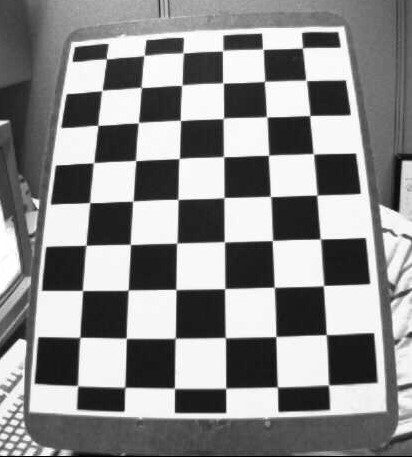
#> input picture computerVision/camCalibration/000.jpg, 412 x 457 px, given in place of stream.mjpg, which was not available
$ python cameraCalibrationCircleLiveIMG.py
#> lines starting #> are read from the running program, lines starting #| are printed output that depends on the picture; pictures that were not available may be replaced by others from this repository, and a replacement may not be noted
import cv2 as cv
import numpy as np

resizeValue = 1


x,y = np.meshgrid(range(7),range(6))
worldPoints = np.hstack((x.reshape(42,1),y.reshape(42,1),np.zeros((42,1)))).astype(np.float32)


criteria = (cv.TERM_CRITERIA_EPS + cv.TERM_CRITERIA_MAX_ITER, 30, 0.001)

objPoints = []
imgPoints =[]
numberOfFramesUsed = 0

cap = cv.VideoCapture("http://192.168.0.102:8000/stream.mjpg") #or: highres.mjpg
#cap = cv.VideoCapture(0)

imgWidth = 0
imgHeight = 0

key = -1
photosTaken = 0
while(True):
    ret, frame = cap.read()
#> frame is the input picture: shape (457, 412, 3); min 0, max 255, mean 137.8

    imgHeight, imgWidth, layers = frame.shape
#> imgHeight = 457; imgWidth = 412; layers = 3

    resizeIMG = cv.resize(frame,(int(imgWidth*resizeValue),int(imgHeight*resizeValue)))

    gray = cv.cvtColor(resizeIMG,cv.COLOR_BGR2GRAY)

    blurGaussian = cv.GaussianBlur(gray, (5,5),0)
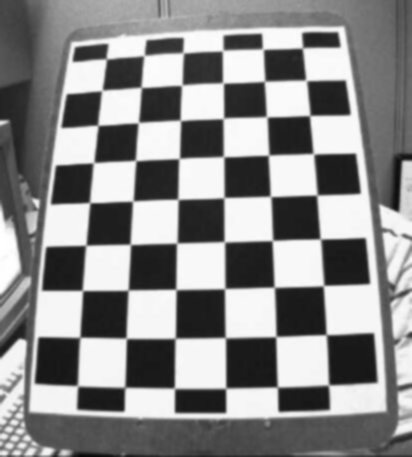
#> blurGaussian: shape (457, 412); min 7, max 255, mean 137.8


    try:
        imgPoints.append(corners2)
        objPoints.append(worldPoints)
    except:
        print("no corners")

    retCorner, corners = cv.findCirclesGrid(blurGaussian, (4,11), flags=cv.CALIB_CB_ASYMMETRIC_GRID)
#> retCorner = False; corners = 20 rows, first 8: [123.2, 73.18], [164.1, 45.99], [242.7, 41.57], [320.5, 39.55], [81.42, 109.5], [160.3, 103.9], [244.6, 99.95], [328.2, 97.88]

    if key & 0xFF == ord('q'):
        print('quit loop')
        break
    elif key & 0xFF == ord(' '):
        print('will take photo')
        photosTaken += 1

        if retCorner:
            numberOfFramesUsed += 1

            corners = corners.reshape(-1,2)
            corners2 = cv.cornerSubPix(blurGaussian,corners,(11,11),(-1,-1),criteria)

            frame_vis = blurGaussian.copy()
            cv.drawChessboardCorners(frame_vis, (7,6), corners2, ret)
            cv.imshow('Recognised: ' + str(numberOfFramesUsed), frame_vis)
            #imgPoints.append(corners)
            #objPoints.append(worldPoints)

        else:
            '''
            h = 100
            w = 100
            cropIMG = frame[y:y+h, x:x+w].copy()
            cv.imshow(str(photosTaken), cropIMG)
            '''
            cv.imshow(str(photosTaken), blurGaussian)

        print("photosTaken: ", photosTaken, "Recognised: ", numberOfFramesUsed)


    else:
        cv.imshow('preview', frame)

    key = cv.waitKey(1)
#> (key q is pressed here)


if objPoints:
    print('calibrating...')
    ret, mtx, dist, rvecs, tvecs = cv.calibrateCamera(objPoints,imgPoints,blurGaussian.shape[::-1],None,None)

    print("calibrateCamera done, getting optimalNewCameraMatrix")
    #h,w = img.shape[:2]
    newCameraMTX, roi = cv.getOptimalNewCameraMatrix(mtx,dist,(imgWidth,imgHeight),0,(imgWidth,imgHeight))

    calibrationfile = cv.FileStorage("calibrationValuesVideo.xml", cv.FILE_STORAGE_WRITE)
    calibrationfile.write("mtx", mtx)
    calibrationfile.write("dist", dist)
    calibrationfile.write("newCameraMTX",newCameraMTX)
    calibrationfile.release()
    print("Camera matrix xml file released")
else:
    print('no corners found (yet)')


cap.release()
cv.destroyAllWindows()

$ run again, on computerVision/camCalibration/20181210_164626.jpg
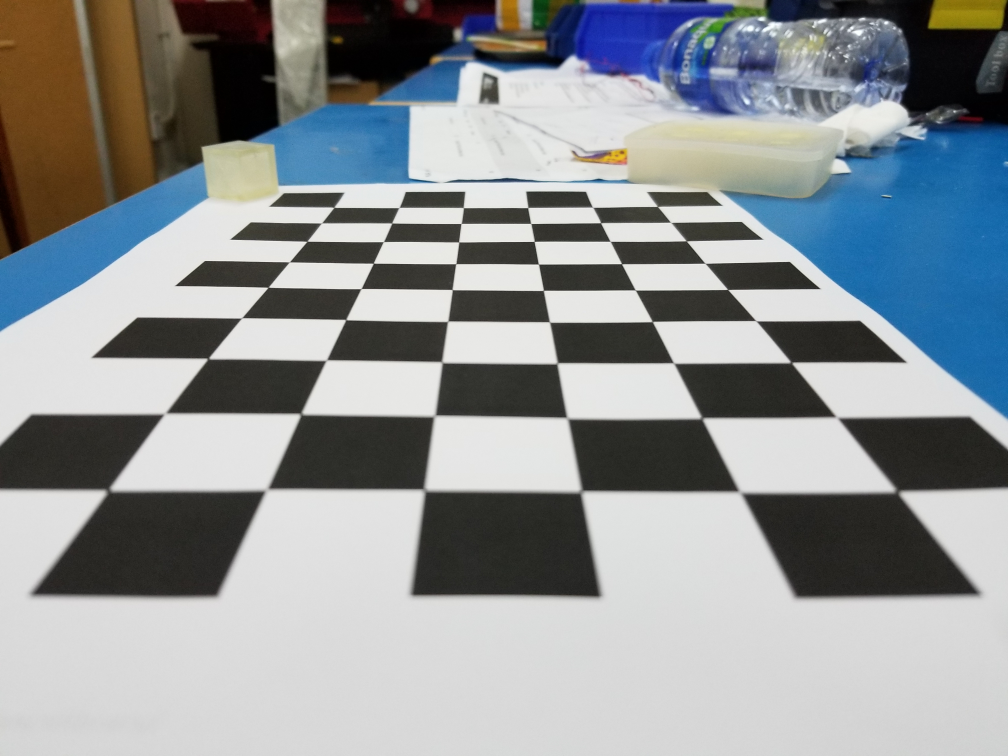
#> input picture computerVision/camCalibration/20181210_164626.jpg, 4032 x 3024 px, given in place of stream.mjpg, which was not available (shown at 1/4 size)
#> frame is the input picture: shape (3024, 4032, 3); mean B, G, R 149.9, 147.4, 142.5
#> `gray = cv.cvtColor(resizeIMG,cv.COLOR_BGR2GRAY)`:
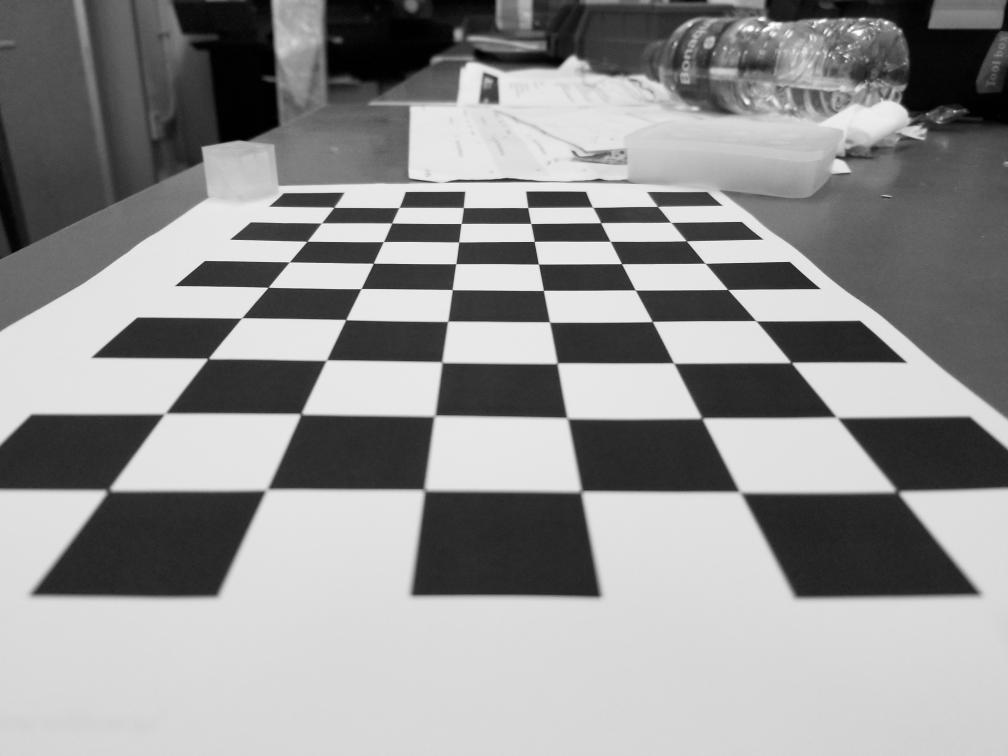
#> gray: shape (3024, 4032) (shown at 1/4 size); min 0, max 254, mean 146.2
#> retCorner = False
